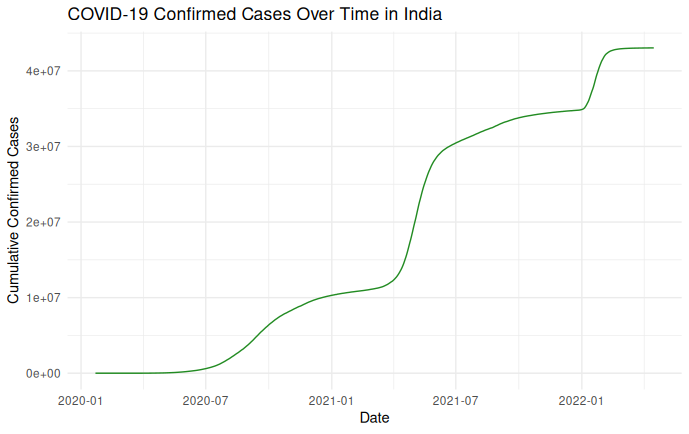

This figure's R source:
# Install the necessary packages for data and time series analysis
install.packages("COVID19")
install.packages("forecast")

# Load required packages
library(ggplot2)
library(dplyr)
library(lubridate)
library(tidyr)

# --------------------------------------------
# 1. Read the data from the GitHub raw URL
# --------------------------------------------
url <- "https://raw.githubusercontent.com/datasets/covid-19/master/data/time-series-19-covid-combined.csv"
covid <- read.csv(url, stringsAsFactors = FALSE)

# Preview
head(covid)
str(covid)

# --------------------------------------------
# 2. Clean / transform
# --------------------------------------------

# Convert date column to Date type
covid$Date <- as.Date(covid$Date)

# Sometimes there’s more than one row per country per date (if region data)
# Aggregate globally (sum over all countries) for each date
covid_global <- covid %>%
  group_by(Date) %>%
  summarise(
    Confirmed = sum(Confirmed, na.rm = TRUE),
    Deaths = sum(Deaths, na.rm = TRUE),
    Recovered = sum(Recovered, na.rm = TRUE)
  ) %>%
  arrange(Date)

# Alternatively, if you want to plot for a specific country (e.g. “India”):
covid_country <- covid %>%
  filter(Country.Region == "India") %>%
  group_by(Date) %>%
  summarise(
    Confirmed = sum(Confirmed, na.rm = TRUE),
    Deaths = sum(Deaths, na.rm = TRUE),
    Recovered = sum(Recovered, na.rm = TRUE)
  ) %>%
  arrange(Date)


# 3. Plot time series of Confirmed cases (global)


p <- ggplot(covid_global, aes(x = Date, y = Confirmed)) +
  geom_line(color = "steelblue", size = 1) +
  geom_point(color = "darkblue", size = 1.5) +
  labs(
    title = "Global COVID-19 Confirmed Cases Over Time",
    x = "Date",
    y = "Cumulative Confirmed Cases"
  ) +
  theme_minimal()

print(p)


# 4. Plot multiple metrics together (Confirmed, Deaths, Recovered)


# Pivot to long form
covid_long <- covid_global %>%
  pivot_longer(cols = c("Confirmed", "Deaths", "Recovered"),
               names_to = "Metric",
               values_to = "Count")

p2 <- ggplot(covid_long, aes(x = Date, y = Count, color = Metric)) +
  geom_line(size = 1) +
  labs(
    title = "COVID-19 Global Trends: Confirmed, Deaths, Recovered",
    x = "Date",
    y = "Count",
    color = "Metric"
  ) +
  theme_minimal()

print(p2)


# 5. (Optional) Plot for specific country

p_india <- ggplot(covid_country, aes(x = Date, y = Confirmed)) +
  geom_line(color = "forestgreen") +
  labs(
    title = "COVID-19 Confirmed Cases Over Time in India",
    x = "Date",
    y = "Cumulative Confirmed Cases"
  ) +
  theme_minimal()

print(p_india)

# --------------------------------------------
# End of script
# --------------------------------------------
